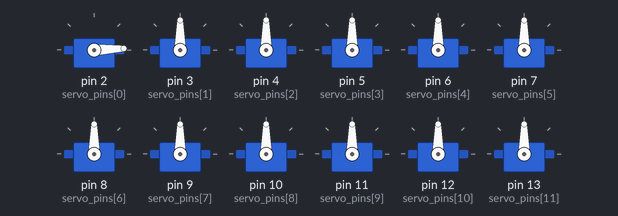
Simulated run of this sketch. Board: Arduino Uno, built with avr-gcc and run on an emulated ATmega328P. Shown: 12 × servo.

Above: at 0.05 s.
At 1.4 s:
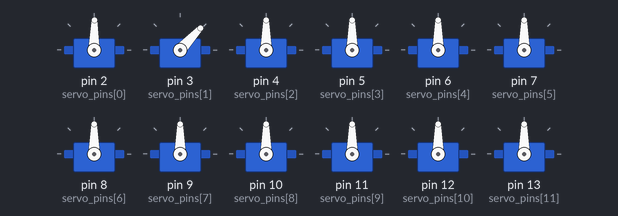
At 2.75 s:
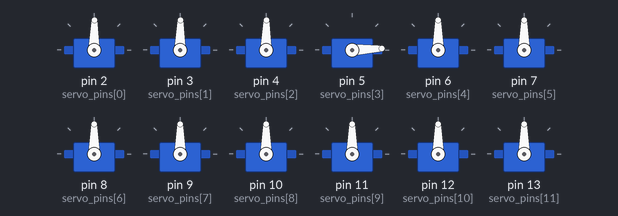
At 5.45 s:
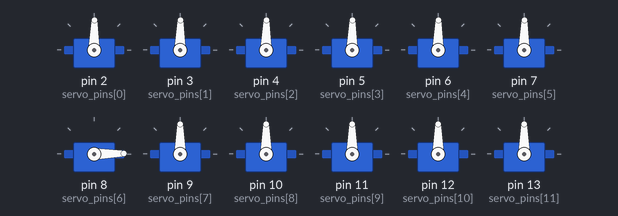
At 8.2 s:
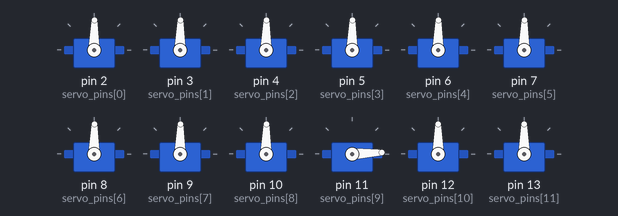
At 10.85 s:
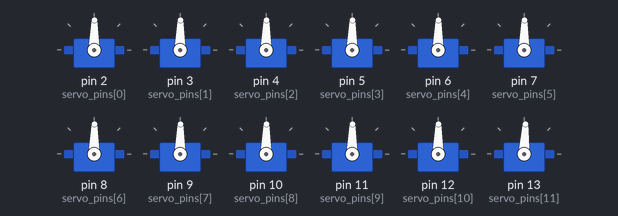
Timing chart, 0 to 14.1 s (numbered marks = the images above):
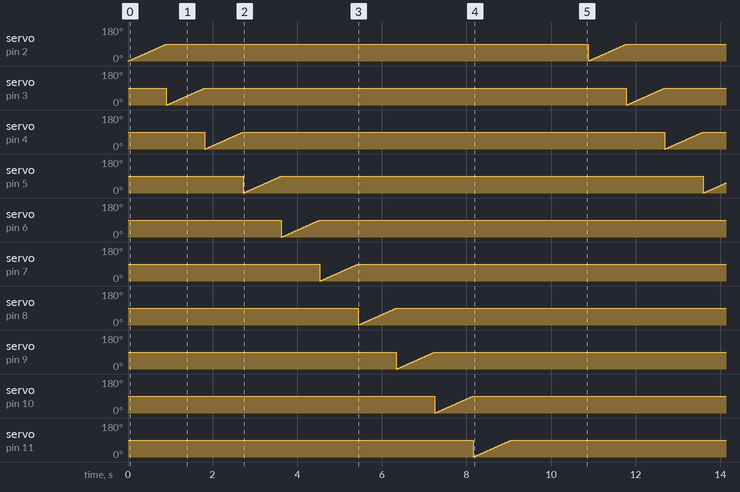

The sketch:

test_all.ino
```cpp
/*copied from sense_sweep-90
 * simplified to move all the servos one by one with no sensor input
 * Dec. 4, 2015
*/

//---------------------------------------------------------------Initializations---------------------------------------------------------------
#include <Servo.h>

const int NUM_SERVOS = 12;  //took out 11 because the servo is spent :(

Servo servos[NUM_SERVOS];
int servo_pins[NUM_SERVOS] = {2, 3, 4, 5, 6, 7, 8, 9, 10, 11, 12, 13};

int servoPos[NUM_SERVOS] = {0, 0, 0, 0, 0, 0, 0, 0, 0, 0, 0, 0};

//---------------------------------------------------------------Functions---------------------------------------------------------------
void setup()
{

  for (int i = 0; i < NUM_SERVOS; i++) {
    servos[i].attach(servo_pins[i]);
  }
  Serial.begin(9600);
}

void loop()
{
  for (int s = 0; s < NUM_SERVOS; s += 1) {
    for (int i = 0; i < 90; i += 1) {
      servos[s].write(i);
      delay(10);
    }
  }
}
```

Measured:
- by itself, servo on pin 2 (servo_pins[0]): ramps from 1° to 89° and jumps back, once every 10.9 s
- by itself, servo on pin 3 (servo_pins[1]), servo on pin 4 (servo_pins[2]), servo on pin 5 (servo_pins[3]), servo on pin 6 (servo_pins[4]), servo on pin 7 (servo_pins[5]), servo on pin 8 (servo_pins[6]), servo on pin 9 (servo_pins[7]), servo on pin 10 (servo_pins[8]), servo on pin 11 (servo_pins[9]), servo on pin 12 (servo_pins[10]), servo on pin 13 (servo_pins[11]): ramps from 0° to 89° and jumps back, once every 10.9 s
